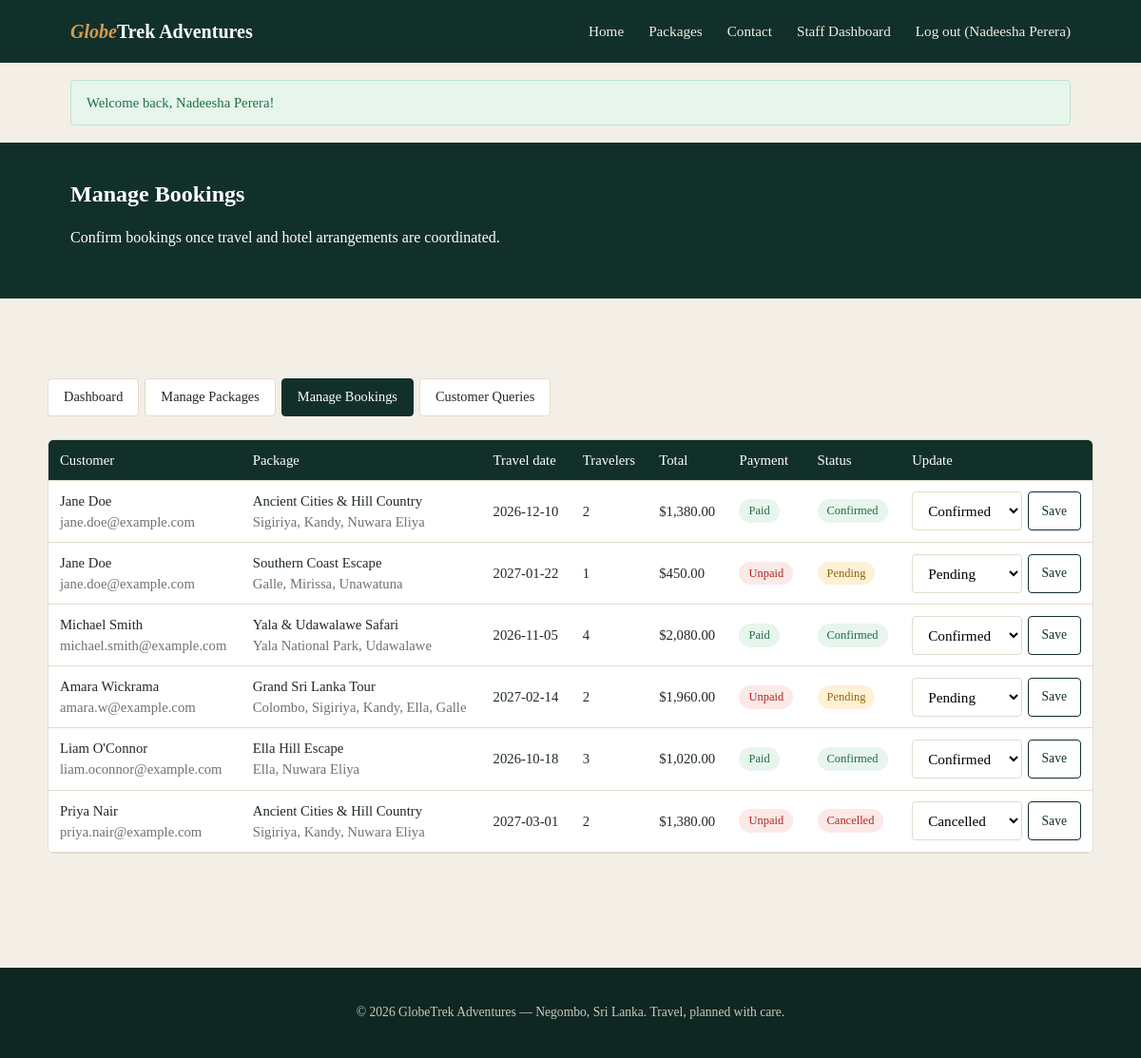
Screenshot of /staff/manage_bookings.php (signed in) with the database file from the repository.
### tables this page shows
CREATE TABLE bookings (
  booking_id INT AUTO_INCREMENT PRIMARY KEY,
  user_id INT NOT NULL,
  package_id INT NOT NULL,
  travel_date DATE NOT NULL,
  travelers INT NOT NULL,
  special_requests TEXT,
  total_price DECIMAL(10,2) NOT NULL,
  status ENUM('pending','confirmed','cancelled') NOT NULL DEFAULT 'pending',
  payment_status ENUM('unpaid','paid') NOT NULL DEFAULT 'unpaid',
  created_at TIMESTAMP DEFAULT CURRENT_TIMESTAMP,
  FOREIGN KEY (user_id) REFERENCES users(user_id) ON DELETE CASCADE,
  FOREIGN KEY (package_id) REFERENCES packages(package_id) ON DELETE CASCADE
);

CREATE TABLE users (
  user_id INT AUTO_INCREMENT PRIMARY KEY,
  name VARCHAR(100) NOT NULL,
  email VARCHAR(150) NOT NULL UNIQUE,
  password VARCHAR(255) NOT NULL,
  phone VARCHAR(20),
  role ENUM('customer','staff','admin') NOT NULL DEFAULT 'customer',
  created_at TIMESTAMP DEFAULT CURRENT_TIMESTAMP
);

CREATE TABLE packages (
  package_id INT AUTO_INCREMENT PRIMARY KEY,
  title VARCHAR(150) NOT NULL,
  destination VARCHAR(150) NOT NULL,
  description TEXT,
  activities TEXT,
  price DECIMAL(10,2) NOT NULL,
  duration_days INT NOT NULL,
  duration_nights INT NOT NULL,
  image LONGBLOB NULL,
  image_type VARCHAR(50) NULL,
  created_by INT NULL,
  created_at TIMESTAMP DEFAULT CURRENT_TIMESTAMP,
  FOREIGN KEY (created_by) REFERENCES users(user_id) ON DELETE SET NULL
);

### models/Booking.php (called while the page is built, shortened)
<?php
class Booking {
    public static function getAll() {
        $db = getDB();
        $stmt = $db->query(
            "SELECT b.*, p.title, p.destination, u.name AS customer_name, u.email AS customer_email
             FROM bookings b
             JOIN packages p ON p.package_id = b.package_id
             JOIN users u ON u.user_id = b.user_id
             ORDER BY b.created_at DESC"
        );
        return $stmt->fetchAll(PDO::FETCH_ASSOC);
    }
}

### includes/functions.php (called while the page is built, shortened)
<?php
function clean($value) {
    return htmlspecialchars(trim($value ?? ''), ENT_QUOTES, 'UTF-8');
}
function money($amount) {
    return '$' . number_format((float) $amount, 2);
}

### staff/manage_bookings.php (the view, shortened to what this page needs)
<?php
require_once __DIR__ . '/../includes/functions.php';
require_once __DIR__ . '/../models/Booking.php';
$bookings = Booking::getAll();
require_once __DIR__ . '/../includes/header.php';
?>
<section class="dash-header">
  <div class="container">
    <h1>Manage Bookings</h1>
    <p>Confirm bookings once travel and hotel arrangements are coordinated.</p>
  </div>
</section>
<div class="container section">
  <div class="dash-tabs">
    <a href="<?php echo BASE_URL; ?>/staff/dashboard.php">Dashboard</a>
    <a href="<?php echo BASE_URL; ?>/staff/manage_packages.php">Manage Packages</a>
    <a href="<?php echo BASE_URL; ?>/staff/manage_bookings.php" class="active">Manage Bookings</a>
    <a href="<?php echo BASE_URL; ?>/staff/manage_queries.php">Customer Queries</a>
  </div>
  <div class="table-wrap">
    <table>
      <thead>
        <tr><th>Customer</th><th>Package</th><th>Travel date</th><th>Travelers</th><th>Total</th><th>Payment</th><th>Status</th><th>Update</th></tr>
      </thead>
      <tbody>
        <?php foreach ($bookings as $b): ?>
          <tr>
            <td><?php echo clean($b['customer_name']); ?><br><span class="text-muted"><?php echo clean($b['customer_email']); ?></span></td>
            <td><?php echo clean($b['title']); ?> <br><span class="text-muted"><?php echo clean($b['destination']); ?></span></td>
            <td><?php echo clean($b['travel_date']); ?></td>
            <td><?php echo (int) $b['travelers']; ?></td>
            <td><?php echo money($b['total_price']); ?></td>
            <td><span class="badge badge-<?php echo $b['payment_status']; ?>"><?php echo ucfirst($b['payment_status']); ?></span></td>
            <td><span class="badge badge-<?php echo $b['status']; ?>"><?php echo ucfirst($b['status']); ?></span></td>
            <td>
              <form method="POST" action="<?php echo BASE_URL; ?>/staff/manage_bookings.php" style="display:flex;gap:6px;">
                <select name="status">
                  <option value="pending" <?php echo $b['status']==='pending'?'selected':''; ?>>Pending</option>
                  <option value="confirmed" <?php echo $b['status']==='confirmed'?'selected':''; ?>>Confirmed</option>
                  <option value="cancelled" <?php echo $b['status']==='cancelled'?'selected':''; ?>>Cancelled</option>
                </select>
                <button type="submit" class="btn btn-outline-dark btn-sm">Save</button>
              </form>
            </td>
          </tr>
        <?php endforeach; ?>
      </tbody>
    </table>
  </div>
</div>
<?php require_once __DIR__ . '/../includes/footer.php'; ?>

### assets/css/style.css (style rules this page uses)
:root { --dark: #12302a; --dark-2: #0e2723; --gold: #d79b52; --gold-dark: #b97f3a; --cream: #f4efe6; --text-dark: #1f2a28; --text-muted: #6b7370; --border: #e2dccd; --danger: #b3261e; --danger-bg: #fbe9e7; --success: #1f6f43; --success-bg: #e7f5ec; font-size: 16px; }
* { box-sizing: border-box; }
body { margin: 0; font-family: Georgia, 'Times New Roman', serif; color: var(--text-dark); background: var(--cream); line-height: 1.5; }
h1, h2, h3, h4 { font-family: Georgia, 'Times New Roman', serif; margin: 0 0 .5rem; }
.container { max-width: 1100px; margin: 0 auto; padding: 0 24px; }
a { color: inherit; text-decoration: none; }
.btn { display: inline-block; padding: 10px 20px; border-radius: 4px; border: 1px solid transparent; font-family: Georgia, serif; font-size: .95rem; cursor: pointer; }
.btn-outline-dark { background: transparent; color: var(--dark); border-color: var(--dark); }
.btn-sm { padding: 6px 14px; font-size: .85rem; }
.section { padding: 60px 0; }
input[type=text], input[type=email], input[type=password], input[type=number], input[type=date], input[type=tel], input[type=file], select, textarea { width: 100%; padding: 10px 12px; border: 1px solid var(--border); border-radius: 4px; font-family: inherit; font-size: .95rem; background: #fff; }
table { width: 100%; border-collapse: collapse; background: #fff; }
table th, table td { text-align: left; padding: 10px 12px; border-bottom: 1px solid var(--border); font-size: .92rem; }
table th { background: var(--dark); color: #fff; font-weight: normal; }
.table-wrap { overflow-x: auto; border: 1px solid var(--border); border-radius: 6px; margin-top: 18px; }
.badge { display: inline-block; padding: 3px 10px; border-radius: 20px; font-size: .78rem; }
.badge-pending { background: #fdf1d6; color: #93650a; }
.badge-confirmed { background: var(--success-bg); color: var(--success); }
.badge-cancelled { background: var(--danger-bg); color: var(--danger); }
.badge-paid { background: var(--success-bg); color: var(--success); }
.badge-unpaid { background: var(--danger-bg); color: var(--danger); }
.dash-header { background: var(--dark); color: #fff; padding: 36px 0; }
.dash-header h1 { color: #fff; }
.dash-tabs { display: flex; gap: 6px; margin: 24px 0; flex-wrap: wrap; }
.dash-tabs a { padding: 8px 16px; border: 1px solid var(--border); border-radius: 4px; font-size: .9rem; background: #fff; }
.dash-tabs a.active { background: var(--dark); color: #fff; border-color: var(--dark); }
.text-muted { color: var(--text-muted); }

### rows the page displays
bookings: user.name "Jane Doe", user.email "jane.doe@example.com", package.title "Ancient Cities & Hill Country", package.destination "Sigiriya, Kandy, Nuwara Eliya", travel_date "2026-12-10", travelers "2", total_price "$1,380.00", payment_status "Paid", status "Confirmed"
bookings: user.name "Jane Doe", user.email "jane.doe@example.com", package.title "Southern Coast Escape", package.destination "Galle, Mirissa, Unawatuna", travel_date "2027-01-22", travelers "1", total_price "$450.00", payment_status "Unpaid", status "Pending"
bookings: user.name "Michael Smith", user.email "michael.smith@example.com", package.title "Yala & Udawalawe Safari", package.destination "Yala National Park, Udawalawe", travel_date "2026-11-05", travelers "4", total_price "$2,080.00", payment_status "Paid", status "Confirmed"
bookings: user.name "Amara Wickrama", user.email "amara.w@example.com", package.title "Grand Sri Lanka Tour", package.destination "Colombo, Sigiriya, Kandy, Ella, Galle", travel_date "2027-02-14", travelers "2", total_price "$1,960.00", payment_status "Unpaid", status "Pending"
bookings: user.name "Liam O'Connor", user.email "liam.oconnor@example.com", package.title "Ella Hill Escape", package.destination "Ella, Nuwara Eliya", travel_date "2026-10-18", travelers "3", total_price "$1,020.00", payment_status "Paid", status "Confirmed"
bookings: user.name "Priya Nair", user.email "priya.nair@example.com", package.title "Ancient Cities & Hill Country", package.destination "Sigiriya, Kandy, Nuwara Eliya", travel_date "2027-03-01", travelers "2", total_price "$1,380.00", payment_status "Unpaid", status "Cancelled"

### other values shown
$_SESSION['name'] "Nadeesha Perera"
$flash['message'] "Welcome back, Nadeesha Perera!"
